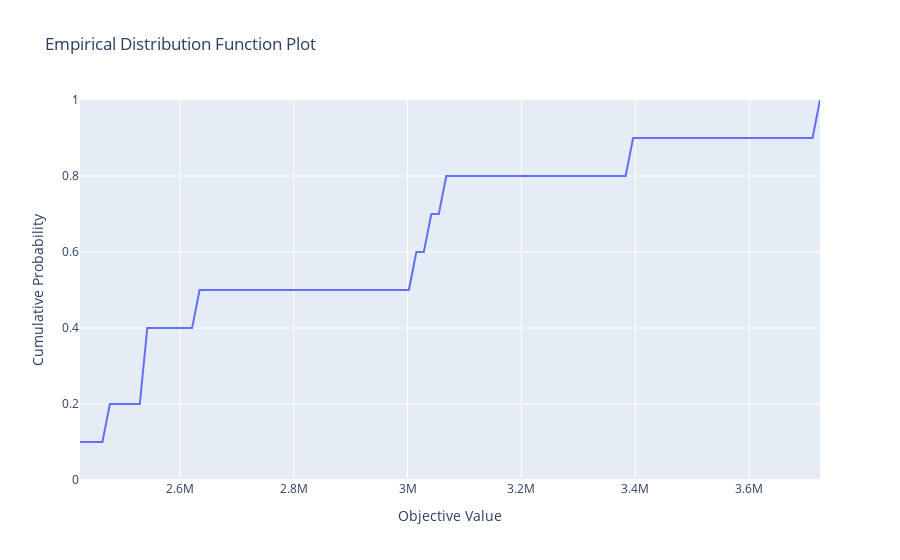

Notebook source saved alongside this figure:
### Markdown cell above
Алгоритм почти сразу нашел неплохие параметры.

### Code cell
# Кумулятивность целевой функции
emp_dist = optuna.visualization.plot_edf([study])
emp_dist.show() 

plt.savefig(f"{OP_ASSETS}/emp_dist.png")
